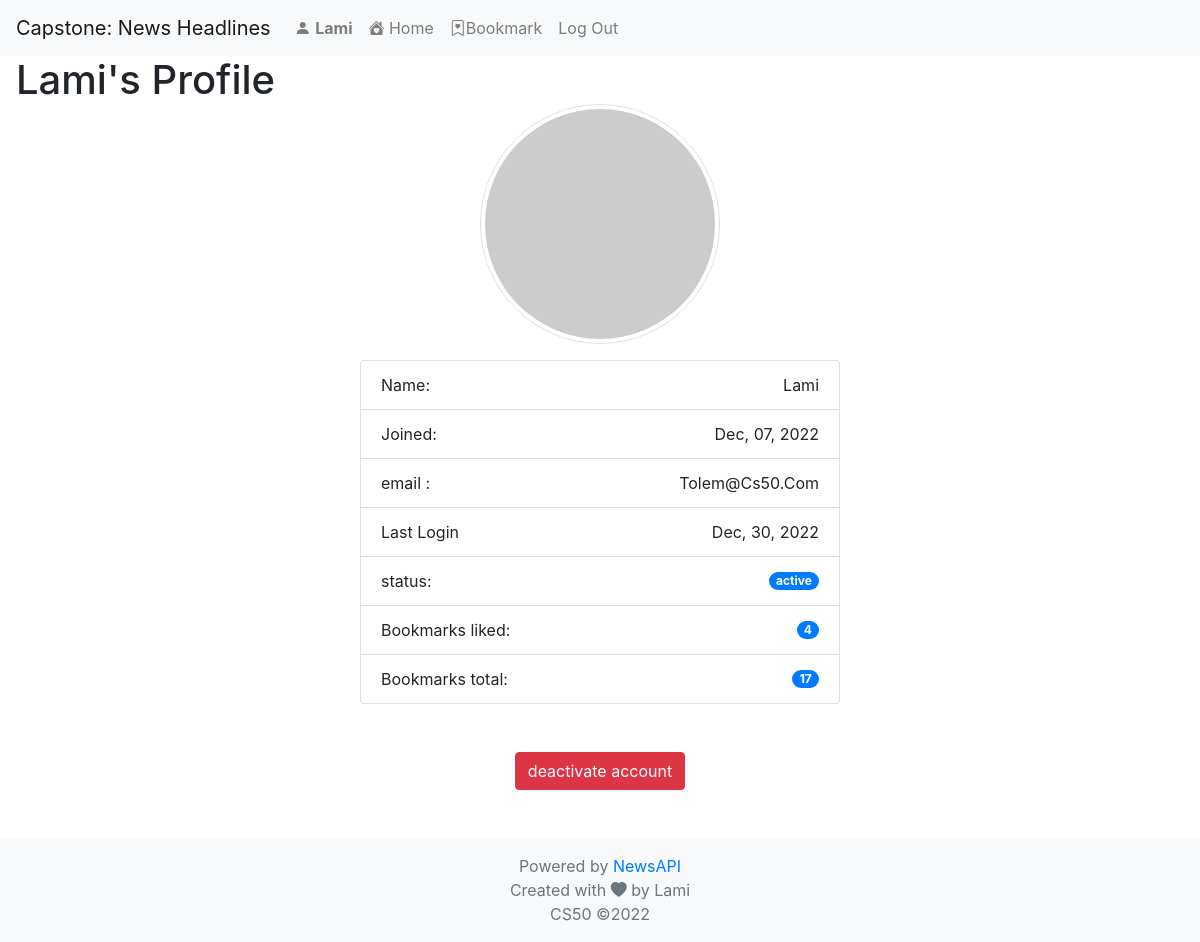
The app's page /profile (signed in) with its own data.
### capstone/models.py (models this page shows)
class User(AbstractUser):
    pass

### capstone/views.py (the view)
# urls.py: path('profile', views.user_profile, name='profile'),
@login_required
def user_profile(request):
    try:
        info_articles = request.user.user_newsfeeds.all()
        context = {'allCount':info_articles.count(), "likeCount": info_articles.filter(like=True).count()}
        return render(request, "capstone/userprofile.html", context)
    except User.DoesNotExist:
        return HttpResponse(status=404)

### capstone/templates/capstone/userprofile.html (shortened to what this page needs)
{% extends "capstone/layout.html" %}
{% load static %}
{% block body %}
{% block style %}
<link href="{% static 'capstone/styles.css' %}" rel="stylesheet">
{% endblock %}
<div class="mb-5"><h1 class="d-inline-block mb-0  ml-3 mr-1"> {{ user.username}}'s Profile </h1>
  <div class="text-center">
      <img src="https://robohash.org/23.238.193.4.png" style="width:20vw; display: inline-block;" class="img-fluid img-thumbnail rounded-pill rounded" alt="Responsive image"/>
<ul class=" mt-3 mb-0 list-group text-center"  style="width:40vw; display: inline-block; vertical-align:middle;">
<li class="list-group-item d-flex justify-content-between align-items-center">
  Name:
    <span class="text" id="username"> {{ user.username  }}</span>
  </li>
   <li class="list-group-item d-flex justify-content-between align-items-center">
      Joined:
    <span class="text-capitalize text-wrap">{{ user.date_joined|date:"M, d, Y" }}</span>
  </li>
  <li class="list-group-item d-flex justify-content-between align-items-center">
     email :
    <span id="countbadge" class="text-capitalize text-wrap">{{ user.email }}</span>
  </li>
    <li class="list-group-item d-flex justify-content-between align-items-center">
   Last Login
    <span class="text-capitalize text-wrap">{{ user.last_login|date:"M, d, Y" }}</span>
  </li>
    <li class="list-group-item d-flex justify-content-between align-items-center">
  status:
    <span class="badge badge-primary badge-pill">{% if user.pk %} active {% else %} false {% endif %}</span>
  </li>
      <li class="list-group-item d-flex justify-content-between align-items-center">
    Bookmarks liked:
    <span class="badge badge-primary badge-pill">{{ likeCount }}</span>
  </li>
      <li class="list-group-item d-flex justify-content-between align-items-center">
    Bookmarks total:
    <span class="badge badge-primary badge-pill">{{ allCount }}</span>
  </li>
</ul>
<br/>
<button type="button" class="btn btn-danger mt-5 " data-toggle="modal" data-target="#exampleModal">
  deactivate account
</button>
</div>
</div>
{% endblock %}

### capstone/templates/capstone/layout.html (shortened to what this page needs)
{% load static %}
<!DOCTYPE html>
<html lang="en">
    <head>
        <link rel="stylesheet" href="https://stackpath.bootstrapcdn.com/bootstrap/4.4.1/css/bootstrap.min.css">
        {% block style %}
        {% endblock %}
        <link rel="stylesheet" href="https://cdn.jsdelivr.net/npm/bootstrap-icons@1.10.2/font/bootstrap-icons.css">
           <link rel="stylesheet" href=
"https://cdnjs.cloudflare.com/ajax/libs/bootstrap-select/1.13.1/css/bootstrap-select.min.css">
    </head>
    <body>
        <div role="main" class="flex-shrink-0">
        <nav class="navbar navbar-expand-lg navbar-light bg-light">
            <a class="navbar-brand" href="#">Capstone: News Headlines </a>
            <div>
              <ul class="navbar-nav mr-auto">
                {% if user.is_authenticated %}
                    <li class="nav-item">
                        <a class="nav-link" href="{% url 'profile' %}"><i class="bi bi-person-fill"></i> <strong>{{ user.username }}</strong></a>
                    </li>
                {% endif %}
                <li class="nav-item">
                  <a class="nav-link" href="{% url 'index' %}"> <i class="bi bi-house-heart-fill"></i> Home</a>
                </li>
                {% if user.is_authenticated %}
                    <li class="nav-item">
                        <a class="nav-link" href="{% url 'bookmark' %}"><i class="bi bi-bookmark-heart"></i>Bookmark</a>
                    </li>
                    <li class="nav-item">
                        <a class="nav-link" href="{% url 'logout' %}">Log Out</a>
                    </li>
                {% endif %}
              </ul>
            </div>
          </nav>
        <div class="body">
            {% block body %}
            {% endblock %}
        </div>
       </div>
<footer class="footer mt-auto py-3 mb-0  bg-light">
  <div >
    <span class="text-muted"> Powered by <span class="tag is-success"><a href="https://newsapi.org/" target="_blank">NewsAPI</a></span> <br> Created with <i class="bi bi-heart-fill"></i> by  Lami <br> CS50 &copy;2022</span>
  </div>
</footer>
    </body>
</html>

### capstone/templates/capstone/layout.html (style rules this page uses)
.footer { width: auto; padding: 0 15px; text-align: center; }

### records on screen
User: username "Lami", date_joined "Dec, 07, 2022", email "Tolem@cs50.com", last_login "Dec, 30, 2022"

### other values on screen
{{ likeCount }} "4"
{{ allCount }} "17"
